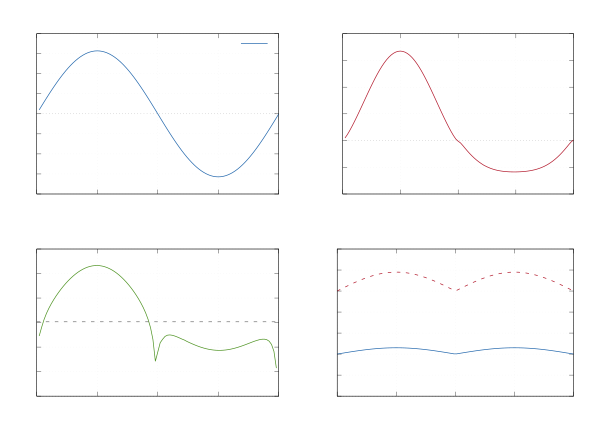

Recreate this plot in gnuplot.
set terminal cairolatex pdf color size 15cm,11cm font ",9"
set output "assignment6_cycle_response.tex"
set datafile separator comma
set datafile missing ""
set multiplot layout 2,2 rowsfirst
set grid xtics ytics back lc rgb "#d0d0d0"
set xrange [0:2]
set key top right
set ylabel "Flow rate (L/min)"
set title "Postoperative breathing-cycle response"
set xzeroaxis lw 1 lc rgb "black"
plot "/home/hvoverme/tracheomalacia_cfd/assignment/data/postop_transient_coarse_poc_metrics.csv" using 1:($12*60000) every ::1 with lines lw 2 lc rgb "#2166ac" title "Section flow"
set ylabel "$\Delta P$ (Pa)"
unset key
plot "/home/hvoverme/tracheomalacia_cfd/assignment/data/postop_transient_coarse_poc_metrics.csv" using 1:11 every ::1 with lines lw 2 lc rgb "#b2182b"
set xlabel "Time (s)"
set ylabel "$R$ (Pa/(L/min))"
set yrange [0:30]
plot "/home/hvoverme/tracheomalacia_cfd/assignment/data/postop_transient_coarse_poc_metrics.csv" using 1:14 every ::1 with lines lw 2 lc rgb "#4d9221" title "Transient CFD", \
     15.153 with lines dt 2 lw 1.5 lc rgb "#444444" title "Steady coarse-mesh value"
set xlabel "Time (s)"
set ylabel "Qualitative resistance (a.u.)"
set yrange [0:3.5]
set title "Conceptual anatomical comparison (not CFD)"
plot 1.0+0.15*abs(sin(pi*x)) with lines lw 2 lc rgb "#2166ac" title "Postoperative", \
     2.5+0.45*abs(sin(pi*x)) with lines dt 2 lw 2 lc rgb "#b2182b" title "Preoperative expectation"
unset multiplot
unset output
